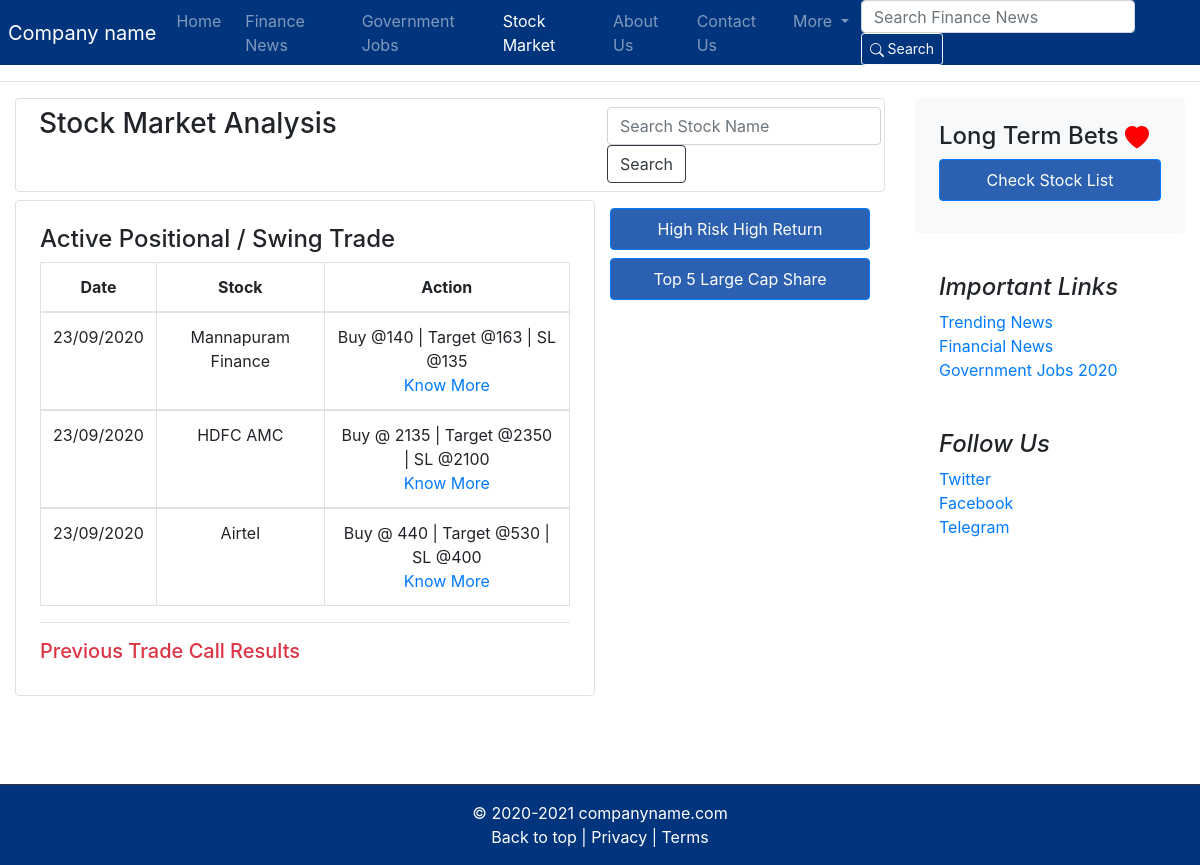
/stock/, run on the app's committed database.
### Stock/models.py (models this page shows, shortened)
class SwingTradePost (models.Model):
    sno = models.AutoField(primary_key=True)
    date = models.CharField(max_length=150)
    stockname = models.CharField(max_length=150)
    sector = models.CharField(max_length=150)
    priceandaction = models.CharField(max_length=150)
    content = models.TextField()
    slug = models.CharField(max_length=150)
    created_on = models.DateTimeField(auto_now_add=True)
    timeStamp = models.DateTimeField(blank=True)
    class Meta:
        ordering = ['-created_on']

class StockCard (models.Model):
    sno = models.AutoField(primary_key=True)
    cardheading = models.CharField(max_length=150)
    stockname1 = models.CharField(max_length=150)
    stockname2 = models.CharField(max_length=150)
    stockname3 = models.CharField(max_length=150)
    stockname4 = models.CharField(max_length=150)
    stockname5 = models.CharField(max_length=150)
    id = models.CharField(max_length=150)
    created_on = models.DateTimeField(auto_now_add=True)
    timeStamp = models.DateTimeField(blank=True)
    class Meta:
        ordering = ['-created_on']

### Stock/views.py (the view)
# urls.py: path('', views.Stock, name='Stock'),
def Stock(request):
    allSwingTradePost = SwingTradePost.objects.all().order_by('-created_on')
    allStockCard = StockCard.objects.all().order_by('-created_on')
    allLongTermBet = LongTermBet.objects.all().order_by('-created_on')
    context = {'allSwingTradePost':allSwingTradePost, 'allStockCard':allStockCard, 'allLongTermBet':allLongTermBet}
    return render(request, 'Stock/StockHome.html', context)

### templates/Stock/StockHome.html (shortened to what this page needs)
{% extends 'base.html' %}
{% block stockactive %} active {% endblock stockactive %}
{% block body %}
<hr>
<div class="Main d-flex flex-row flex-wrap my-2">
    <div class="main2 col-md-9 mx-auto mb-4">
        <div class="search-section d-flex flex-wrap flex-row mb-2 border rounded p-2">
            <h3 class="col-md-8">Stock Market Analysis</h3>
            <form method="get" action="/stock/ssearch" target="_blank" class="form-inline my-2 my-lg-0 col-md-4">
                <input class="form-control mr-sm-2" type="search" placeholder="Search Stock Name" aria-label="Search"
                    name="squery" id="squery">
                <button class="btn btn-outline-dark my-2 my-sm-0" type="submit">Search</button>
            </form>
        </div>
        <div class="stock d-flex flex-row flex-wrap mx-auto mb-4 ">
            <div class="box1 col-md-8 p-4 mb-4 mx-auto border rounded">
                <h4>Active Positional / Swing Trade </h4>
                <table class="table table-bordered">
                    <thead style="text-align: center;" >
                        <tr>
                            <th scope="col">Date</th>
                            <th scope="col">Stock</th>
                            <th scope="col">Action</th>
                        </tr>
                    </thead>
                    {% for SwingTradePost in allSwingTradePost %}
                    <tbody style="text-align: center;" >
                        <tr>
                            <td> {{SwingTradePost.date}} </th>
                            <td> {{SwingTradePost.stockname}} </td>
                            <td> {{SwingTradePost.priceandaction}} <br>
                                <a href="/stock/{{SwingTradePost.slug}}">Know More</a></td>
                        </tr>
                    </tbody>
                    {% endfor %}
                </table>
                <hr>
                <h5> <a class="text-danger" href="/stock/lasttrade" target="_blank"> Previous Trade Call Results </a> </h5>
            </div>
            <div class="box1 col-md-4 mx-auto">
                {% for StockCard in allStockCard %}
                <div class="1 my-2">
                    <button class="btn btn-primary w-100 p-2" type="button" data-toggle="collapse"
                        data-target="#{{StockCard.id}}" aria-expanded="false" aria-controls="collapseExample"
                        style="background-color: #2C61B1;"> {{StockCard.cardheading}}
                    </button>
                </div>
                {% endfor %}
            </div>
        </div>
    </div>
    <aside class="col-md-3 ">
        <div class="p-4 mb-3 bg-light rounded">
            <h4 class="Calls">Long Term Bets <svg width="1em" height="1em" viewBox="0 0 16 16" class="bi bi-heart-fill" fill="red" xmlns="http://www.w3.org/2000/svg">
                    <path fill-rule="evenodd"
                        d="M8 1.314C12.438-3.248 23.534 4.735 8 15-7.534 4.736 3.562-3.248 8 1.314z" />
                </svg> </h4>
            <div class="1 my-2">
                <button class="btn btn-primary w-100 p-2" type="button" data-toggle="collapse" data-target="#colsexampl"aria-expanded="false" aria-controls="collapseExample"
                    style="background-color: #2C61B1;">
                    Check Stock List
                </button>
            </div>
        </div>
        <div class="p-4">
            <h4 class="font-italic">Important Links</h4>
            <ol class="list-unstyled mb-0">
                <li><a href="/" target="_blank"> Trending News</a></li>
                <li><a href="/news" target="_blank"> Financial News</a></li>
                <li><a href="/job" target="_blank"> Government Jobs 2020</a></li>
            </ol>
        </div>
        <div class="p-4">
            <h4 class="font-italic">Follow Us</h4>
            <ol class="list-unstyled">
                <li><a href="#">Twitter</a></li>
                <li><a href="#">Facebook</a></li>
                <li><a href="#">Telegram</a></li>
            </ol>
        </div>
    </aside>
</div>
{% endblock body %}

### data on the page
SwingTradePost: date "23/09/2020", stockname "Mannapuram Finance", priceandaction "Buy @140 | Target @163 | SL @135"
SwingTradePost: date "23/09/2020", stockname "HDFC AMC", priceandaction "Buy @ 2135 | Target @2350 | SL @2100"
SwingTradePost: date "23/09/2020", stockname "Airtel", priceandaction "Buy @ 440 | Target @530 | SL @400"
StockCard: cardheading "High Risk High Return"
StockCard: cardheading "Top 5 Large Cap Share"
